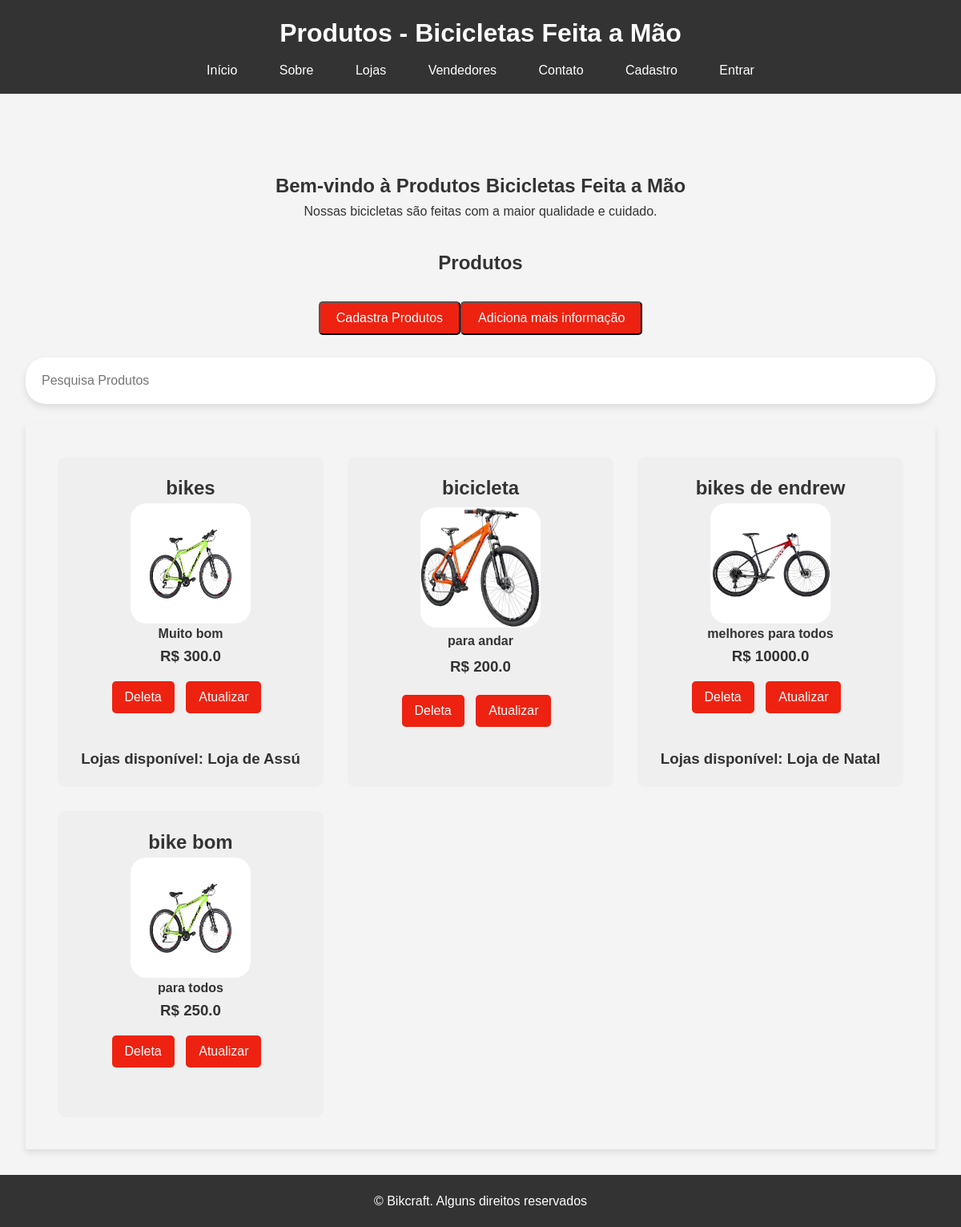
/produtos/, run on the app's committed database.
### bikcraft/models.py (models this page shows, shortened)
class Bike(models.Model):
    modelo = models.CharField(max_length=255, verbose_name='Modelo')
    preco = models.FloatField(verbose_name='Preço')
    descricao = models.TextField(verbose_name='Descrição')
    foto = models.ImageField(upload_to='media/bikcraft/', blank=True, null=True, verbose_name='Foto')

class Lojas(models.Model):
    nome = models.CharField(max_length=30, verbose_name='Nome da Loja')
    produtos = models.ManyToManyField(Bike, verbose_name='Produtos')
    cnpj = models.CharField(max_length=25, verbose_name='CNPJ')
    detalhe = models.TextField(blank=True, null=True, verbose_name='Descrição')
    def __str__(self):
        return self.nome

### bikcraft/views.py (the view)
# urls.py: path('produtos/', views.produtos, name='pagina-produtos'),
def produtos(request):
    bike = Bike.objects.all()
    return render(request, 'produtos.html', {'produtos': bike})

### bikcraft/templates/produtos.html
{% extends "base/produtos.html" %}
{% load static %}
{% block conteudo %}
<main>
    <section id="home">
        <h2><center>Bem-vindo à Produtos Bicicletas Feita a Mão</center></h2>
        <p><center>Nossas bicicletas são feitas com a maior qualidade e cuidado.</center></p>
    </section>
    <h2><center>Produtos</center></h2>
    <br>
    <div class="button-cadastra">
        <a href='{% url "pagina-cadastraprodutos" %}'><button>Cadastra Produtos</button></a>
        <a href='{% url "cadastra-detalhe" %}'><button>Adiciona mais informação</button></a>
    </div>
    <br>
    <div class='col-12'>
        <input type='text' class='form-control' id='search' placeholder='Pesquisa Produtos'>
    </div>
    <br>
    <section id="products">
        {% for produto in produtos %}
            <div class='product-card'>
                <h2>{{produto.modelo}}</h2>
                <img class='foto' src='{{produto.foto.url}}'/>
                <h4>{{produto.descricao}}</h4>
                <h3> R$ {{produto.preco}}</h3>
                <div class="button-container">
                    <a href='{% url "deleta-produtos" produto.id %}'><button>Deleta</button></a>
                    <a id='atualizado' href='{% url "pagina-atualizado" produto.id %}'><button id='atualiza'>Atualizar</button></a>
                </div>
                <br>
                <div class='lista_lojas'>
                    {% for loja in produto.lojas_set.all %}
                        <h3>Lojas disponível: {{loja}}</h3>
                    {% endfor %}
                </div>
            </div>
        {% endfor %}
    </section>
</main>
{% endblock conteudo %}

### templates/static/bikes/css/produtos.css (style rules this page uses)
* { margin: 0; padding: 0; box-sizing: border-box; }
body { font-family: Arial, sans-serif; line-height: 1.6; background-color: #f4f4f4; color: #333; }
#home { text-align: center; margin: 4rem; }
main { padding: 2rem; }
section#home { margin-bottom: 2rem; }
section#products { display: grid; gap: 30px; padding: 40px; box-shadow: 0 4px 8px rgba(0, 0, 0, 0.1); }
.col-12 { display: flex; align-items: center; background-color: #fff; padding: 10px; border-radius: 25px; box-shadow: 0 4px 8px rgba(0, 0, 0, 0.1); }
.form-control { border: none; outline: none; padding: 10px; width: 300px; border-radius: 25px 0 0 25px; font-size: 16px; }
.button-cadastra { display: flex; justify-content: center; align-items: center; height: 6vh; }
.button-cadastra button { padding: 10px 20px; font-size: 16px; cursor: pointer; background-color: #e21; color: #fff; border-radius: 5px; }
.button-container { margin-top: 1rem; }
.button-container button { display: inline-block; margin-right: 10px; font-size: 16px; cursor: pointer; background: #e21; color: #fff; padding: 0.7rem 1.0rem; border: none; border-radius: 5px; }
#products { display: grid; grid-template-columns: repeat(3, 1fr); gap: 30px; padding: 40px; }
.lista_lojas { margin-top: 1rem; }
.product-card { background: #efefef; grid-template-columns: 1fr; border-radius: 10px; padding: 20px 0px; justify-items: center; display: grid; }
.foto { width: 150px; height: 150px; border-radius: 20px; }
p { text-align: center; }

### data on the page
Bike: modelo "bikes", foto (picture), descricao "Muito bom", preco "300.0"
Lojas: nome "Loja de Assú"
Bike: modelo "bicicleta", foto (picture), descricao "para andar", preco "200.0"
Bike: modelo "bikes de endrew", foto (picture), descricao "melhores para todos", preco "10000.0"
Lojas: nome "Loja de Natal"
Bike: modelo "bike bom", foto (picture), descricao "para todos", preco "250.0"
